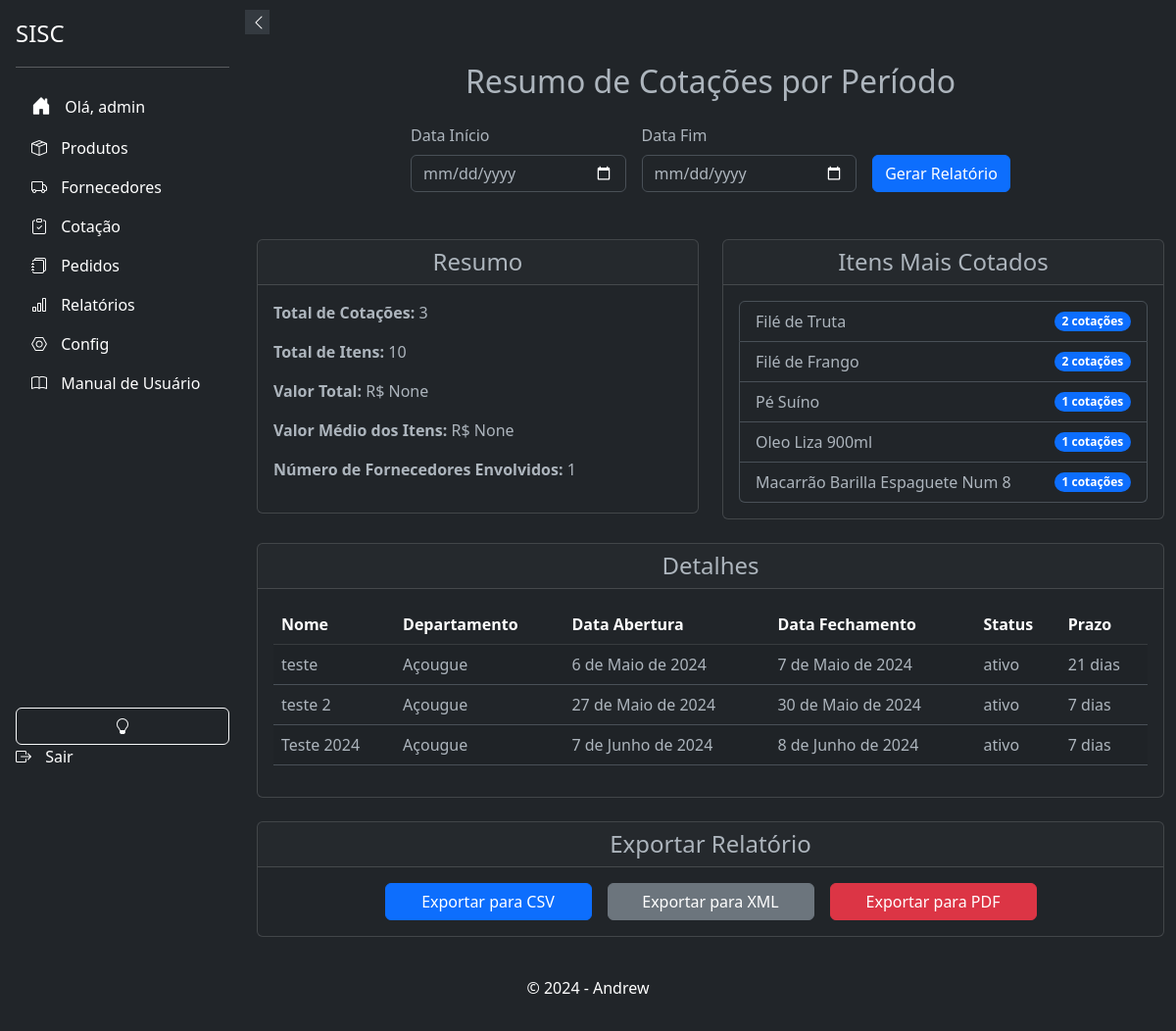
Page /relatorios/resumo-cotacoes/ (signed in) on the earlier database version.
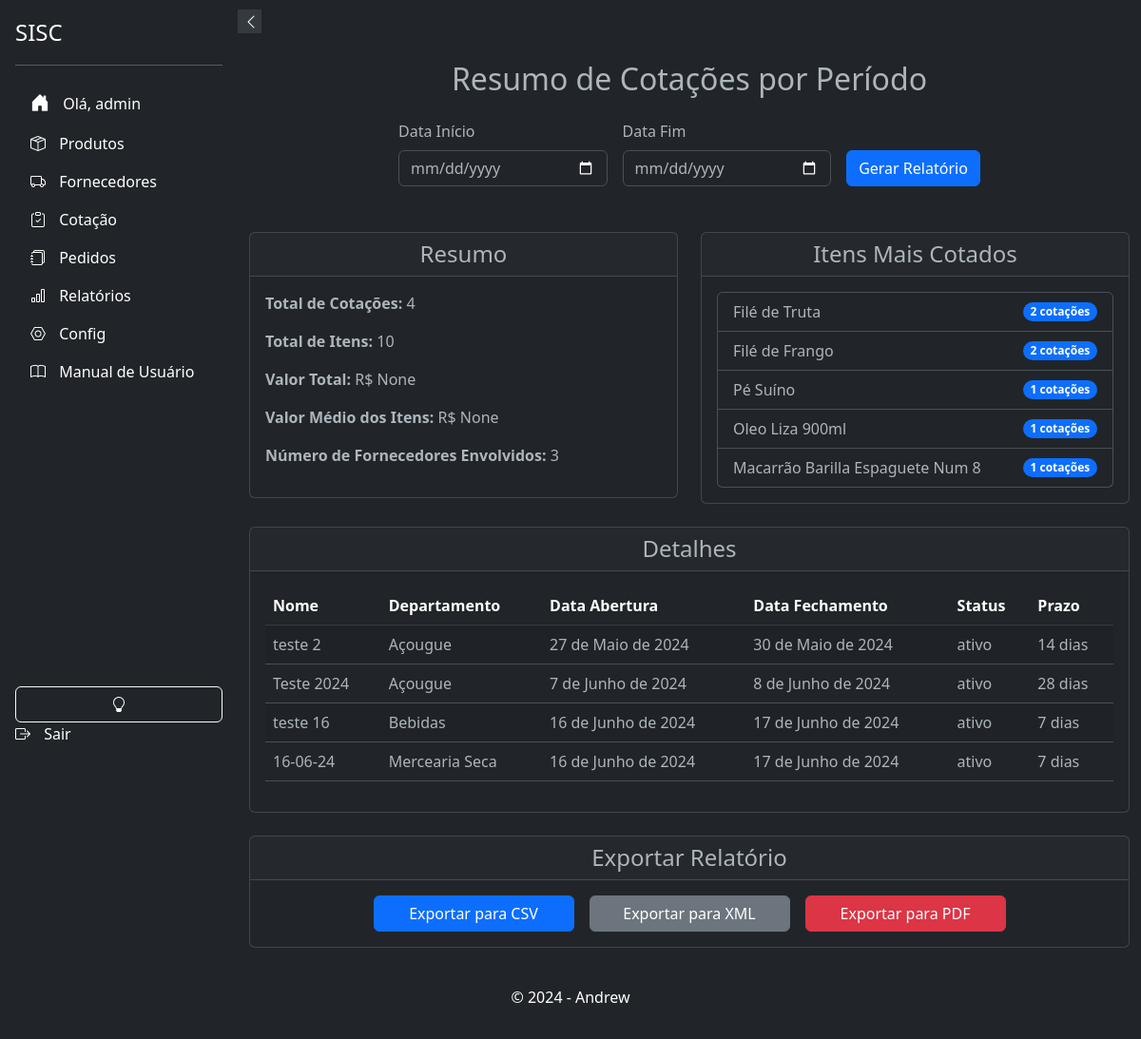
Same page on the later database version.
### products/models.py (models this page shows, shortened)
class Product(models.Model):
    UNIDADE_CHOICES = (
        ('mm', 'Milímetro'),
        ('cm', 'Centímetro'),
        ('m', 'Metro'),
    )
    UNIDADE_DE_MEDIDA_CHOICES = [
        ('Kg', 'Quilo'),
        ('Dp', 'Display'),
        ('Un', 'Unidade'),
        ('Cx', 'Caixa'),
        ('Fd', 'Fardo'),
        ('Pct', 'Pacote'),
        ('Sch', 'Sache'),
        ('Tp', 'Take Profit'),
    ]
    id = models.AutoField(primary_key=True)
    ean = models.CharField(max_length=13, unique=True, blank=True, null=True)
    sku = models.CharField("SKU", max_length=255, unique=True, blank=True, null=True)
    name = models.CharField(max_length=255)
    brand = models.ForeignKey(Brand, on_delete=models.PROTECT, related_name='products', blank=True, null=True)
    product_line = models.ForeignKey(ProductLine, on_delete=models.PROTECT, related_name='products', blank=True, null=True)
    department = models.ForeignKey(Departamento, on_delete=models.PROTECT, related_name='products', blank=True, null=True)
    category = models.ForeignKey(Category, on_delete=models.PROTECT, related_name='products', blank=True, null=True)
    subcategory = models.ForeignKey(Subcategory, on_delete=models.PROTECT, related_name='products', blank=True, null=True)
    status = models.BooleanField(default=True)
    photo = models.ImageField(upload_to='products/', blank=True, null=True)
    notas = models.TextField("Notas", blank=True, null=True)
    descricao = models.TextField(_("Descrição"), max_length=50, blank=True)
    preco_de_custo = models.DecimalField(_("Preço de Custo"), max_digits=10, decimal_places=3, blank=True, null=True)
    altura_embalagem = models.DecimalField(max_digits=10, decimal_places=3, blank=True, null=True, verbose_name='Altura da Embalagem')
    largura_embalagem = models.DecimalField(max_digits=10, decimal_places=3, blank=True, null=True, verbose_name='Largura da Embalagem')
    comprimento_embalagem = models.DecimalField(max_digits=10, decimal_places=3, blank=True, null=True, verbose_name='Comprimento da Embalagem')
    espessura_embalagem = models.DecimalField(max_digits=10, decimal_places=3, blank=True, null=True, verbose_name='Espessura da Embalagem')
    raio_embalagem = models.DecimalField(max_digits=10, decimal_places=3, blank=True, null=True, verbose_name='Raio da Embalagem')
    unidade_altura = models.CharField(max_length=2, choices=UNIDADE_CHOICES, blank=True, null=True, verbose_name='Unidade de Medida Altura')
    unidade_largura = models.CharField(max_length=2, choices=UNIDADE_CHOICES, blank=True, null=True, verbose_name='Unidade de Medida Largura')
    unidade_comprimento = models.CharField(max_length=2, choices=UNIDADE_CHOICES, blank=True, null=True, verbose_name='Unidade de Medida Comprimento')
    unidade_espessura = models.CharField(max_length=2, choices=UNIDADE_CHOICES, blank=True, null=True, verbose_name='Unidade de Medida Espessura')
    unidade_raio = models.CharField(max_length=2, choices=UNIDADE_CHOICES, blank=True, null=True, verbose_name='Unidade de Medida Raio')
    unidade_de_medida = models.CharField(_("Unidade de Medida"), max_length=50, blank=True, null=True, choices=UNIDADE_DE_MEDIDA_CHOICES)
    quantidade_por_volume = models.PositiveIntegerField(blank=True, null=True, verbose_name='Quantidade por Volume')
    data_de_validade = models.DateField(_("Data de Validade"), blank=True, null=True)
    history = HistoricalRecords()

class Departamento(models.Model):
    nome = models.CharField(max_length=100, unique=True)
    class Meta:
        verbose_name = _('Departamento')
        verbose_name_plural = _('Departamentos')
        ordering = ['nome']

### cotacao/models.py (models this page shows, shortened)
class Cotacao(models.Model):
    uuid = models.UUIDField(default=uuid.uuid4, editable=False, unique=True)
    nome = models.CharField(max_length=200)
    departamento = models.ForeignKey(Departamento, on_delete=models.SET_NULL, null=True )
    usuario_criador = models.ForeignKey(settings.AUTH_USER_MODEL, on_delete=models.CASCADE, related_name='cotacoes_criadas', null=True, )
    data_abertura = models.DateField()
    data_fechamento = models.DateField()
    status = models.CharField(max_length=10, default='ativo', choices=[('ativo', 'Aberto'), ('inativo', 'Fechado')])
    prazo = models.IntegerField(
                                    choices=[(0, 'à vista'), (7, '7 dias'), (14, '14 dias'), (21, '21 dias'), (28, '28 dias')],
                                    default=21,
                                    help_text='Prazo para os produtos'
                                    )
    class Meta:
        verbose_name = _('Cotação')
        verbose_name_plural = _('Cotações')
        ordering = ['data_abertura']
        indexes = [
            models.Index(fields=['departamento']),
            models.Index(fields=['status']),
            models.Index(fields=['data_abertura']),
        ]

### relatorios/views.py (the view, shortened to what this page needs)
# urls.py: path('resumo-cotacoes/', ResumoCotacoesView.as_view(), name='resumo_cotacoes'),
@method_decorator(login_required(login_url=''), name='dispatch')
class ResumoCotacoesView(TemplateView):
    template_name = 'relatorios/resumo_cotacoes.html'
    def get(self, request):
        data_inicio = request.GET.get('data_inicio')
        data_fim = request.GET.get('data_fim')
        if data_inicio and data_fim:
            cotacoes = Cotacao.objects.filter(data_abertura__gte=data_inicio, data_fechamento__lte=data_fim)
        else:
            cotacoes = Cotacao.objects.all()
        total_cotacoes = cotacoes.count()
        total_itens = ItemCotacao.objects.filter(cotacao__in=cotacoes).count()
        valor_total = ItemCotacao.objects.filter(cotacao__in=cotacoes).aggregate(Sum('produto__preco_de_custo'))['produto__preco_de_custo__sum']
        valor_medio_itens = ItemCotacao.objects.filter(cotacao__in=cotacoes).aggregate(Avg('produto__preco_de_custo'))['produto__preco_de_custo__avg']
        numero_fornecedores = cotacoes.values('departamento').distinct().count()
        itens_mais_cotados = ItemCotacao.objects.filter(cotacao__in=cotacoes).values('produto__name').annotate(total=Count('produto')).order_by('-total')[:5]
        context = {
            'cotacoes': cotacoes,
            'total_cotacoes': total_cotacoes,
            'total_itens': total_itens,
            'valor_total': valor_total,
            'valor_medio_itens': valor_medio_itens,
            'numero_fornecedores': numero_fornecedores,
            'itens_mais_cotados': itens_mais_cotados,
        }
        return render(request, self.template_name, context)

### relatorios/templates/relatorios/resumo_cotacoes.html (shortened to what the changed rows need)
{% extends 'base.html' %}
{% block content %}
<div class="container my-4">
    <h2 class="text-center mb-4">Resumo de Cotações por Período</h2>
    <div class="row mt-5">
        <div class="col-md-6">
            <div class="card mb-4">
                <div class="card-body">
                    <p><strong>Total de Cotações:</strong> {{ total_cotacoes }}</p>
                    <p><strong>Total de Itens:</strong> {{ total_itens }}</p>
                    <p><strong>Valor Total:</strong> R$ {{ valor_total }}</p>
                    <p><strong>Valor Médio dos Itens:</strong> R$ {{ valor_medio_itens }}</p>
                    <p><strong>Número de Fornecedores Envolvidos:</strong> {{ numero_fornecedores }}</p>
                </div>
            </div>
        </div>
        <div class="col-md-6">
            <div class="card mb-4">
                <div class="card-body">
                    <ul class="list-group">
                        {% for item in itens_mais_cotados %}
                        <li class="list-group-item d-flex justify-content-between align-items-center">
                            {{ item.produto__name }}
                            <span class="badge bg-primary rounded-pill">{{ item.total }} cotações</span>
                        </li>
                        {% endfor %}
                    </ul>
                </div>
            </div>
        </div>
        <div class="col-md-12">
            <div class="card mb-4">
                <div class="card-body">
                    <table class="table table-striped">
                        <thead class="table-dark">
                            <tr>
                                <th>Nome</th>
                                <th>Departamento</th>
                                <th>Data Abertura</th>
                                <th>Data Fechamento</th>
                                <th>Status</th>
                                <th>Prazo</th>
                            </tr>
                        </thead>
                        <tbody>
                            {% for cotacao in cotacoes %}
                            <tr>
                                <td>{{ cotacao.nome }}</td>
                                <td>{{ cotacao.departamento.nome }}</td>
                                <td>{{ cotacao.data_abertura }}</td>
                                <td>{{ cotacao.data_fechamento }}</td>
                                <td>{{ cotacao.status }}</td>
                                <td>{{ cotacao.prazo }} dias</td>
                            </tr>
                            {% endfor %}
                        </tbody>
                    </table>
                </div>
            </div>
        </div>
    </div>
</div>
{% endblock %}

Differences in the rows shown:
changed Cotacao "teste 2": prazo "7" → "14"
changed Cotacao "Teste 2024": prazo "7" → "28"
changed Cotacao: nome "teste" → "teste 16"; departamento.nome "Açougue" → "Bebidas"; data_abertura "6 de Maio de 2024" → "16 de Junho de 2024"; data_fechamento "7 de Maio de 2024" → "17 de Junho de 2024"; prazo "21" → "7"; moves down the list
added Cotacao: nome "16-06-24", departamento.nome "Mercearia Seca", data_abertura "16 de Junho de 2024", data_fechamento "17 de Junho de 2024", status "ativo", prazo "7"
Other differences:
{{ total_cotacoes }}: "3" → "4"
{{ numero_fornecedores }}: "1" → "3"
